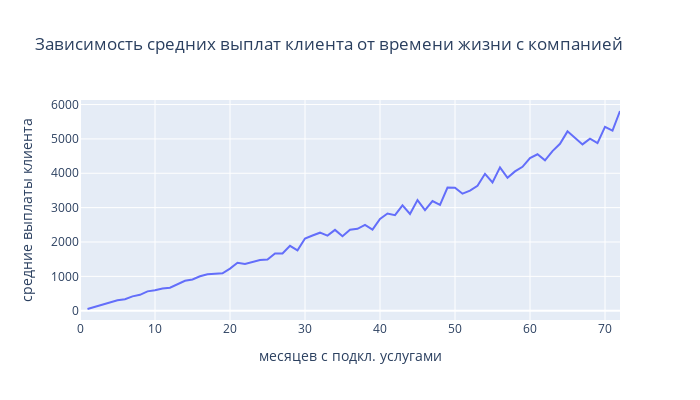

The notebook cell saved with this chart:
### Code cell
line = go.Scatter(x=df1['tenure'], y=df1['TotalCharges'], mode='lines')
fig = go.Figure(data=line)

fig.update_layout(
    autosize=False,
    width=700, # задаем размер графика
    height=400,
    title='Зависимость средних выплат клиента от времени жизни с компанией',
    xaxis_title='месяцев с подкл. услугами',
    yaxis_title='средние выплаты клиента'
)
fig.show()

### Figure 1 — Plotly figure (JSON) as saved in the notebook; plotly's stock layout.template omitted (floating-point values rounded to 4 significant figures)
{"data": [{"mode": "lines", "type": "scatter", "x": [0, 1, 2, 3, 4, 5, 6, 7, 8, 9, 10, 11, 12, 13, 14, 15, 16, 17, 18, 19, 20, 21, 22, 23, 24, 25, 26, 27, 28, 29, 30, 31, 32, 33, 34, 35, 36, 37, 38, 39, 40, 41, 42, 43, 44, 45, 46, 47, 48, 49, 50, 51, 52, 53, 54, 55, 56, 57, 58, 59, 60, 61, 62, 63, 64, 65, 66, 67, 68, 69, 70, 71, 72], "y": [null, 50.49, 114.3, 174.7, 230.5, 304.5, 336.2, 418.4, 462.8, 564.1, 593.7, 648.1, 671.8, 777.5, 873.0, 910.7, 1003.0, 1059.0, 1073.0, 1091.0, 1226.0, 1394.0, 1357.0, 1416.0, 1474.0, 1493.0, 1666.0, 1665.0, 1890.0, 1759.0, 2100.0, 2190.0, 2271.0, 2187.0, 2353.0, 2170.0, 2359.0, 2383.0, 2498.0, 2362.0, 2670.0, 2831.0, 2780.0, 3065.0, 2816.0, 3219.0, 2929.0, 3191.0, 3083.0, 3586.0, 3583.0, 3406.0, 3494.0, 3635.0, 3984.0, 3732.0, 4173.0, 3869.0, 4055.0, 4188.0, 4445.0, 4553.0, 4377.0, 4646.0, 4857.0, 5220.0, 5030.0, 4840.0, 5006.0, 4876.0, 5349.0, 5239.0, 5812.0]}], "layout": {"autosize": false, "height": 400, "title": {"text": "Зависимость средних выплат клиента от времени жизни с компанией"}, "width": 700, "xaxis": {"title": {"text": "месяцев с подкл. услугами"}}, "yaxis": {"title": {"text": "средние выплаты клиента"}}}}
